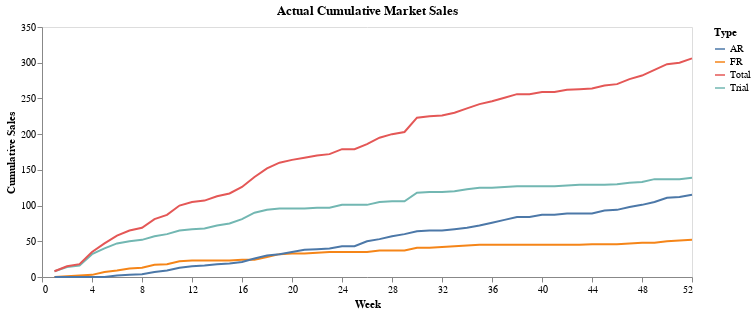

Notebook source saved alongside this figure:
### Code cell
alt.Chart(modified_cum_trans).transform_fold(
    ['Trial', 'FR', 'AR', 'Total'],
    as_=['Type', 'Cum DoR']
    ).mark_line(strokeWidth=2).encode(
    x = alt.X('Week', 
              scale=alt.Scale(domain=[0, 52]),
              axis = alt.Axis(
                values=np.arange(0, 53, 4),
                labelExpr="datum.value",
                title='Week')
    ),
    y = alt.Y(
        f'Cum DoR:Q',
        title='Cumulative Sales'
    ),
    color='Type:N'
).properties(
    width=650,
    height=250,
    title='Actual Cumulative Market Sales'
).configure_axisY(grid=False).configure_axisX(grid=False)

### Figure 1 — Vega-Lite specification as saved in the notebook (floating-point values rounded to 4 significant figures)
{"$schema": "https://vega.github.io/schema/vega-lite/v5.20.1.json", "config": {"axisX": {"grid": false}, "axisY": {"grid": false}, "view": {"continuousHeight": 300, "continuousWidth": 300}}, "data": {"name": "data-cce6342ca19d37df94ea64473c1df550"}, "datasets": {"data-cce6342ca19d37df94ea64473c1df550": [{"AR": 0, "FR": 0, "Total": 8, "Trial": 8, "Week": 1}, {"AR": 0, "FR": 1, "Total": 15, "Trial": 14, "Week": 2}, {"AR": 0, "FR": 2, "Total": 18, "Trial": 16, "Week": 3}, {"AR": 0, "FR": 3, "Total": 35, "Trial": 32, "Week": 4}, {"AR": 0, "FR": 7, "Total": 47, "Trial": 40, "Week": 5}, {"AR": 2, "FR": 9, "Total": 58, "Trial": 47, "Week": 6}, {"AR": 3, "FR": 12, "Total": 65, "Trial": 50, "Week": 7}, {"AR": 4, "FR": 13, "Total": 69, "Trial": 52, "Week": 8}, {"AR": 7, "FR": 17, "Total": 81, "Trial": 57, "Week": 9}, {"AR": 9, "FR": 18, "Total": 87, "Trial": 60, "Week": 10}, {"AR": 13, "FR": 22, "Total": 100, "Trial": 65, "Week": 11}, {"AR": 15, "FR": 23, "Total": 105, "Trial": 67, "Week": 12}, {"AR": 16, "FR": 23, "Total": 107, "Trial": 68, "Week": 13}, {"AR": 18, "FR": 23, "Total": 113, "Trial": 72, "Week": 14}, {"AR": 19, "FR": 23, "Total": 117, "Trial": 75, "Week": 15}, {"AR": 21, "FR": 24, "Total": 126, "Trial": 81, "Week": 16}, {"AR": 26, "FR": 24, "Total": 140, "Trial": 90, "Week": 17}, {"AR": 30, "FR": 28, "Total": 152, "Trial": 94, "Week": 18}, {"AR": 32, "FR": 32, "Total": 160, "Trial": 96, "Week": 19}, {"AR": 35, "FR": 33, "Total": 164, "Trial": 96, "Week": 20}, {"AR": 38, "FR": 33, "Total": 167, "Trial": 96, "Week": 21}, {"AR": 39, "FR": 34, "Total": 170, "Trial": 97, "Week": 22}, {"AR": 40, "FR": 35, "Total": 172, "Trial": 97, "Week": 23}, {"AR": 43, "FR": 35, "Total": 179, "Trial": 101, "Week": 24}, {"AR": 43, "FR": 35, "Total": 179, "Trial": 101, "Week": 25}, {"AR": 50, "FR": 35, "Total": 186, "Trial": 101, "Week": 26}, {"AR": 53, "FR": 37, "Total": 195, "Trial": 105, "Week": 27}, {"AR": 57, "FR": 37, "Total": 200, "Trial": 106, "Week": 28}, {"AR": 60, "FR": 37, "Total": 203, "Trial": 106, "Week": 29}, {"AR": 64, "FR": 41, "Total": 223, "Trial": 118, "Week": 30}, {"AR": 65, "FR": 41, "Total": 225, "Trial": 119, "Week": 31}, {"AR": 65, "FR": 42, "Total": 226, "Trial": 119, "Week": 32}, {"AR": 67, "FR": 43, "Total": 230, "Trial": 120, "Week": 33}, {"AR": 69, "FR": 44, "Total": 236, "Trial": 123, "Week": 34}, {"AR": 72, "FR": 45, "Total": 242, "Trial": 125, "Week": 35}, {"AR": 76, "FR": 45, "Total": 246, "Trial": 125, "Week": 36}, {"AR": 80, "FR": 45, "Total": 251, "Trial": 126, "Week": 37}, {"AR": 84, "FR": 45, "Total": 256, "Trial": 127, "Week": 38}, {"AR": 84, "FR": 45, "Total": 256, "Trial": 127, "Week": 39}, {"AR": 87, "FR": 45, "Total": 259, "Trial": 127, "Week": 40}, {"AR": 87, "FR": 45, "Total": 259, "Trial": 127, "Week": 41}, {"AR": 89, "FR": 45, "Total": 262, "Trial": 128, "Week": 42}, {"AR": 89, "FR": 45, "Total": 263, "Trial": 129, "Week": 43}, {"AR": 89, "FR": 46, "Total": 264, "Trial": 129, "Week": 44}, {"AR": 93, "FR": 46, "Total": 268, "Trial": 129, "Week": 45}, {"AR": 94, "FR": 46, "Total": 270, "Trial": 130, "Week": 46}, {"AR": 98, "FR": 47, "Total": 277, "Trial": 132, "Week": 47}, {"AR": 101, "FR": 48, "Total": 282, "Trial": 133, "Week": 48}, {"AR": 105, "FR": 48, "Total": 290, "Trial": 137, "Week": 49}, {"AR": 111, "FR": 50, "Total": 298, "Trial": 137, "Week": 50}, {"AR": 112, "FR": 51, "Total": 300, "Trial": 137, "Week": 51}, {"AR": 115, "FR": 52, "Total": 306, "Trial": 139, "Week": 52}]}, "encoding": {"color": {"field": "Type", "type": "nominal"}, "x": {"axis": {"labelExpr": "datum.value", "title": "Week", "values": [0, 4, 8, 12, 16, 20, 24, 28, 32, 36, 40, 44, 48, 52]}, "field": "Week", "scale": {"domain": [0, 52]}, "type": "quantitative"}, "y": {"field": "Cum DoR", "title": "Cumulative Sales", "type": "quantitative"}}, "height": 250, "mark": {"strokeWidth": 2, "type": "line"}, "title": "Actual Cumulative Market Sales", "transform": [{"as": ["Type", "Cum DoR"], "fold": ["Trial", "FR", "AR", "Total"]}], "width": 650}
